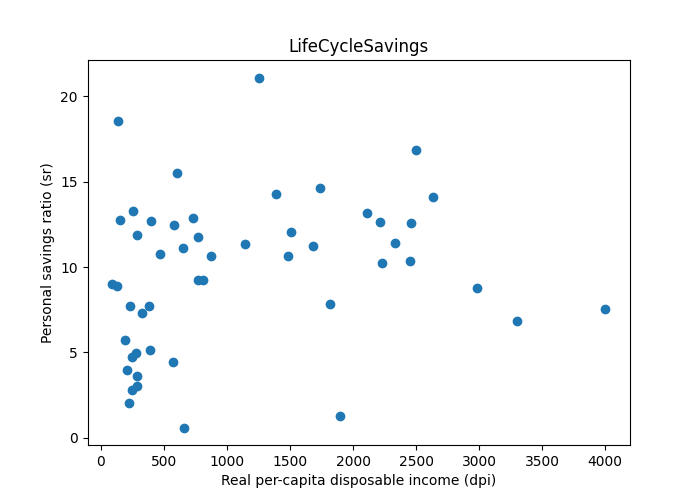

Generate this figure with Python:
"""
LifeCycleSavings.

PyDataset Documentation (adopted from R Documentation):

Intercountry Life-Cycle Savings Data

Data on the savings ratio 1960–1970.

A data frame with 50 observations on 5 variables.

- `[,1] sr`: numeric, Aggregate personal savings ratio
- `[,2] pop15`: numeric, % of population under 15
- `[,3] pop75`: numeric, % of population over 75
- `[,4] dpi`: numeric, Real per-capita disposable income
- `[,5] ddpi`: numeric, Growth rate of dpi

Under the life-cycle savings hypothesis as developed by Franco Modigliani, the
savings ratio (aggregate personal saving divided by disposable income) is
explained by per-capita disposable income, the percentage rate of change in
per-capita disposable income, and two demographic variables: the percentage of
population less than 15 years old and the percentage of the population over 75
years old. The data are averaged over the decade 1960–1970 to remove the
business cycle or other short-term fluctuations.

Source:

The data were obtained from Belsley, Kuh and Welsch (1980). They in turn
obtained the data from Sterling (1977).

References:

Sterling, Arnie (1977) Unpublished BS Thesis. Massachusetts Institute of
Technology.

Belsley, D. A., Kuh. E. and Welsch, R. E. (1980) _Regression Diagnostics_. New
York: Wiley.
"""
from matplotlib import pyplot as plt
from pydataset import data
import os

dataset_name = 'LifeCycleSavings'
# data(dataset_name, show_doc=True)
df = data(dataset_name)
print(df.head())

# Scatter plot: savings ratio vs. disposable income
plt.scatter(df['dpi'], df['sr'])
plt.xlabel('Real per-capita disposable income (dpi)')
plt.ylabel('Personal savings ratio (sr)')
plt.title(dataset_name)

if 'pydataset' in os.getcwd():
    plt.savefig(dataset_name)
else:
    plt.savefig(os.path.join('pydataset', dataset_name))
